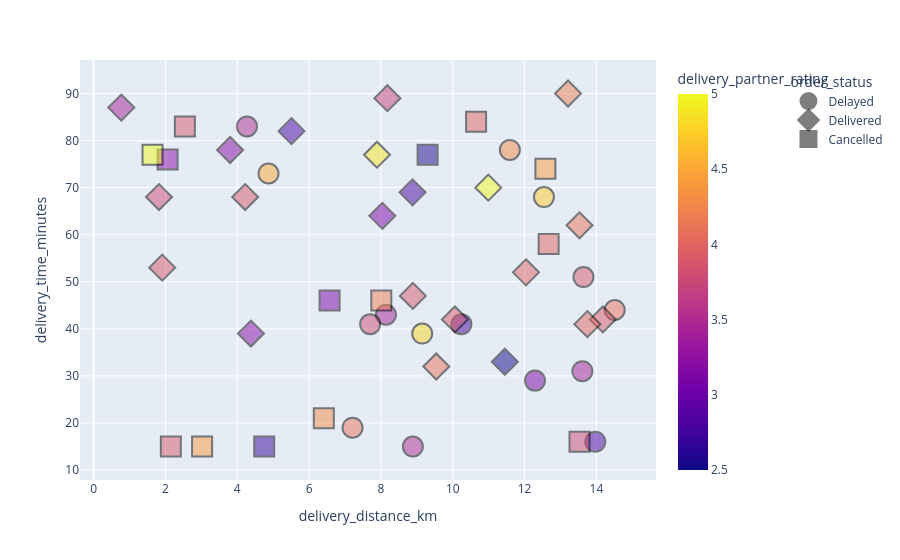

Notebook code cell kept with this figure:
### Code cell
fig5 = px.scatter(fdo_samp,
                  x = 'delivery_distance_km',
                  y = 'delivery_time_minutes',
                  color = 'delivery_partner_rating',
                  symbol = 'order_status')

fig5.update_traces(marker = {'size': 20, 'opacity': 0.5,
                             'line': {'width': 2, 'color': 'black'}})

fig5.update_layout(legend = {'yanchor': 'top', 'y': 0.98, 'xanchor': 'left', 'x': 1.23})

fig5.show()

### Figure 1 — Plotly figure (JSON) as saved in the notebook; plotly's stock layout.template omitted (floating-point values rounded to 4 significant figures)
{"data": [{"hovertemplate": "order_status=Delayed<br>delivery_distance_km=%{x}<br>delivery_time_minutes=%{y}<br>delivery_partner_rating=%{marker.color}<extra></extra>", "legendgroup": "Delayed", "marker": {"color": [4.1, 3.4, 4.7, 3.5, 4.8, 4.1, 2.8, 3.5, 3.1, 4.3, 2.8, 3.8, 3.9, 4.5, 3.4], "coloraxis": "coloraxis", "line": {"color": "black", "width": 2}, "opacity": 0.5, "size": 20, "symbol": "circle"}, "mode": "markers", "name": "Delayed", "orientation": "v", "showlegend": true, "type": "scatter", "x": [7.21, 8.14, 12.54, 4.27, 9.15, 14.51, 13.97, 8.89, 12.29, 11.59, 10.24, 7.7, 13.64, 4.87, 13.61], "xaxis": "x", "y": [19, 43, 68, 83, 39, 44, 16, 15, 29, 78, 41, 41, 51, 73, 31], "yaxis": "y"}, {"hovertemplate": "order_status=Delivered<br>delivery_distance_km=%{x}<br>delivery_time_minutes=%{y}<br>delivery_partner_rating=%{marker.color}<extra></extra>", "legendgroup": "Delivered", "marker": {"color": [4.2, 3.1, 2.5, 2.8, 3.9, 3.7, 4.0, 3.9, 2.8, 3.2, 4.0, 3.2, 3.8, 3.9, 3.4, 5.0, 3.9, 4.1, 4.9, 3.9, 4.1], "coloraxis": "coloraxis", "line": {"color": "black", "width": 2}, "opacity": 0.5, "size": 20, "symbol": "diamond"}, "mode": "markers", "name": "Delivered", "orientation": "v", "showlegend": true, "type": "scatter", "x": [13.21, 8.04, 11.45, 8.88, 10.06, 8.18, 12.04, 14.18, 5.51, 3.8, 13.75, 4.38, 1.82, 4.22, 0.77, 10.99, 8.89, 13.53, 7.89, 1.91, 9.54], "xaxis": "x", "y": [90, 64, 33, 69, 42, 89, 52, 42, 82, 78, 41, 39, 68, 68, 87, 70, 47, 62, 77, 53, 32], "yaxis": "y"}, {"hovertemplate": "order_status=Cancelled<br>delivery_distance_km=%{x}<br>delivery_time_minutes=%{y}<br>delivery_partner_rating=%{marker.color}<extra></extra>", "legendgroup": "Cancelled", "marker": {"color": [3.1, 3.2, 3.9, 4.3, 3.9, 4.2, 5.0, 4.4, 4.0, 2.6, 4.4, 4.0, 3.8, 2.7], "coloraxis": "coloraxis", "line": {"color": "black", "width": 2}, "opacity": 0.5, "size": 20, "symbol": "square"}, "mode": "markers", "name": "Cancelled", "orientation": "v", "showlegend": true, "type": "scatter", "x": [6.57, 2.06, 2.15, 6.41, 2.54, 8.01, 1.64, 12.58, 10.65, 9.3, 3.02, 12.67, 13.53, 4.75], "xaxis": "x", "y": [46, 76, 15, 21, 83, 46, 77, 74, 84, 77, 15, 58, 16, 15], "yaxis": "y"}], "layout": {"coloraxis": {"colorbar": {"title": {"text": "delivery_partner_rating"}}, "colorscale": [[0, "#0d0887"], [0.1111, "#46039f"], [0.2222, "#7201a8"], [0.3333, "#9c179e"], [0.4444, "#bd3786"], [0.5556, "#d8576b"], [0.6667, "#ed7953"], [0.7778, "#fb9f3a"], [0.8889, "#fdca26"], [1, "#f0f921"]]}, "legend": {"title": {"text": "order_status"}, "tracegroupgap": 0, "x": 1.23, "xanchor": "left", "y": 0.98, "yanchor": "top"}, "margin": {"t": 60}, "xaxis": {"anchor": "y", "domain": [0, 1], "title": {"text": "delivery_distance_km"}}, "yaxis": {"anchor": "x", "domain": [0, 1], "title": {"text": "delivery_time_minutes"}}}}
